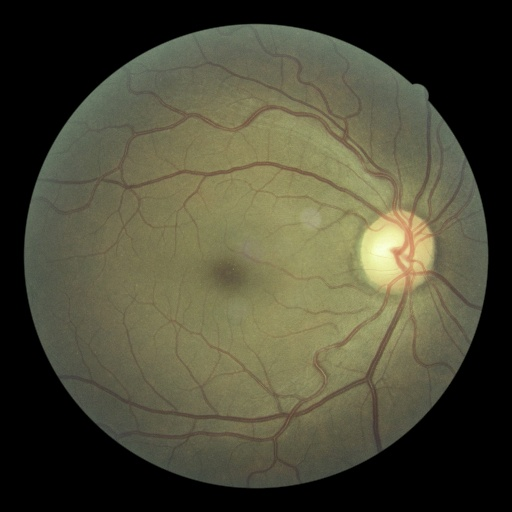
#> input picture use_this/archive/dataset_split_with_odir/test/diabetic_retinopathy/orig_10007_right.jpeg, 512 x 512 px
$ python -i fundus_ops.py   (imports and definitions only)
#> lines starting #> are read from the running program, lines starting #| are printed output that depends on the picture; after the words box and inside, x2 and y2 are one past the last pixel; in counts of white or black regions, pixels touching at a corner belong together
#> further down, picture is the input picture: shape (512, 512, 3); mean B, G, R 55.3, 74.4, 76.1
from __future__ import annotations

from pathlib import Path

import cv2
import numpy as np


def read_image_bgr(image_path: str | Path) -> np.ndarray:
    image_bgr = cv2.imread(str(image_path), cv2.IMREAD_COLOR)
    if image_bgr is None:
        raise ValueError(f"Could not read image: {image_path}")
    return image_bgr


def decode_image_bytes(image_bytes: bytes) -> np.ndarray:
    image_array = np.frombuffer(image_bytes, dtype=np.uint8)
    image_bgr = cv2.imdecode(image_array, cv2.IMREAD_COLOR)
    if image_bgr is None:
        raise ValueError("Could not decode the uploaded retinal image.")
    return image_bgr


def crop_fundus_circle(image_bgr: np.ndarray) -> np.ndarray:
    gray = cv2.cvtColor(image_bgr, cv2.COLOR_BGR2GRAY)
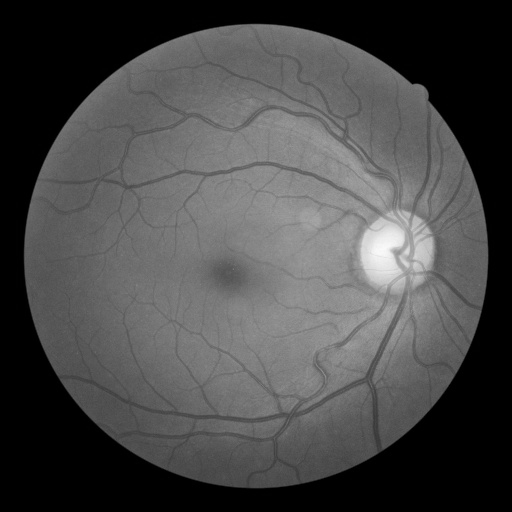
#> gray: shape (512, 512); min 0, max 250, mean 72.7
    _, thresh = cv2.threshold(gray, 10, 255, cv2.THRESH_BINARY)
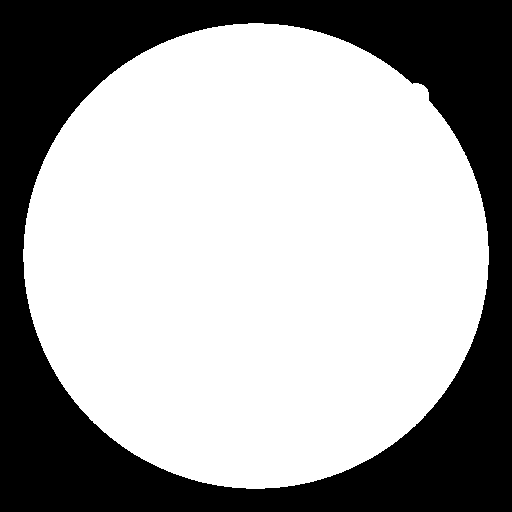
#> thresh: shape (512, 512); 64.9% white; 1 black region
    contours, _ = cv2.findContours(thresh, cv2.RETR_EXTERNAL, cv2.CHAIN_APPROX_SIMPLE)
#> contours = 1 contour; box (x1, y1, x2, y2) and area: (23, 23, 489, 489) 169544
    if not contours:
        return image_bgr

    contour = max(contours, key=cv2.contourArea)
#> contour = contour of 688 points, box (x1, y1, x2, y2) (23, 23, 489, 489), area 169544
    x, y, w, h = cv2.boundingRect(contour)
#> x = 23; y = 23; w = 466; h = 466
    side = max(w, h)
#> side = 466
    center_x = x + w // 2
#> center_x = 256
    center_y = y + h // 2
#> center_y = 256

    start_x = max(0, center_x - side // 2)
#> start_x = 23
    start_y = max(0, center_y - side // 2)
#> start_y = 23
    side = min(side, image_bgr.shape[1] - start_x, image_bgr.shape[0] - start_y)
    cropped = image_bgr[start_y:start_y + side, start_x:start_x + side]
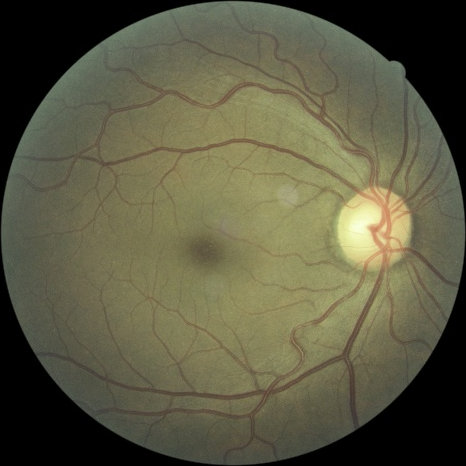
#> cropped: shape (466, 466, 3); mean B, G, R 66.7, 89.9, 91.8
    return cropped if cropped.size else image_bgr


def apply_clahe(image_bgr: np.ndarray) -> np.ndarray:
    lab = cv2.cvtColor(image_bgr, cv2.COLOR_BGR2LAB)
#> lab: shape (466, 466, 3); mean of channels 0, 1, 2 95.2, 124.8, 141
    clahe = cv2.createCLAHE(clipLimit=2.0, tileGridSize=(8, 8))
    lab[:, :, 0] = clahe.apply(lab[:, :, 0])
#> lab: shape (466, 466, 3); mean of channels 0, 1, 2 100.3, 124.8, 141
    return cv2.cvtColor(lab, cv2.COLOR_LAB2BGR)
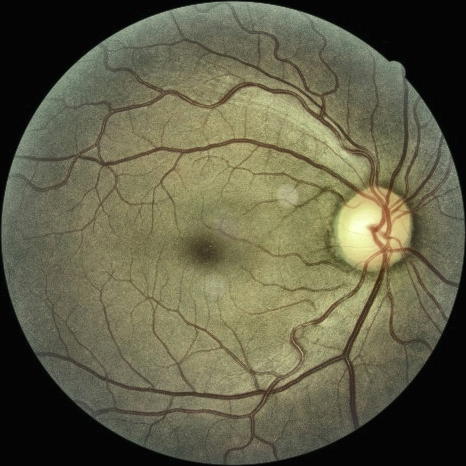
#> returned value: shape (466, 466, 3); mean B, G, R 72, 95.4, 97.2


def apply_unsharp_mask(image_bgr: np.ndarray) -> np.ndarray:
    blurred = cv2.GaussianBlur(image_bgr, (0, 0), sigmaX=2.0)
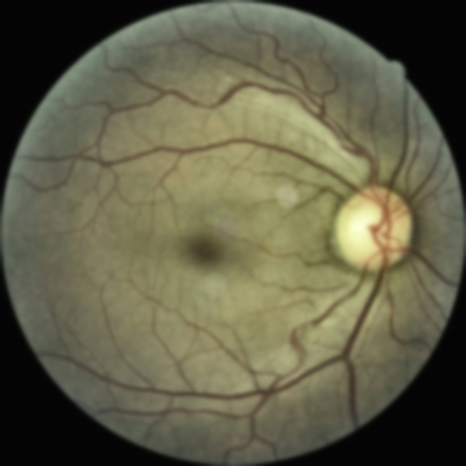
#> blurred: shape (466, 466, 3); mean B, G, R 72, 95.4, 97.2
    return cv2.addWeighted(image_bgr, 1.40, blurred, -0.40, 0)


def preprocess_fundus_bgr(image_bgr: np.ndarray) -> np.ndarray:
    image_bgr = crop_fundus_circle(image_bgr)
    image_bgr = apply_clahe(image_bgr)
    image_bgr = apply_unsharp_mask(image_bgr)
    return image_bgr

>>> import cv2
>>> picture = cv2.imread('../../use_this/archive/dataset_split_with_odir/test/diabetic_retinopathy/orig_10007_right.jpeg')
>>> result = preprocess_fundus_bgr(picture)

$ run again, on use_this/archive/dataset_split_with_odir/test/diabetic_retinopathy/orig_10013_right.jpeg
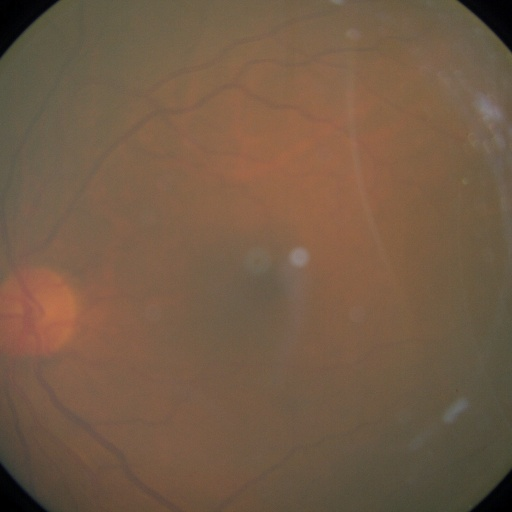
#> input picture use_this/archive/dataset_split_with_odir/test/diabetic_retinopathy/orig_10013_right.jpeg, 512 x 512 px
#> picture is the input picture: shape (512, 512, 3); mean B, G, R 69.6, 90.8, 115.1
#> in crop_fundus_circle, `_, thresh = cv2.threshold(gray, 10, 255, cv2.THRESH_BINARY)`:
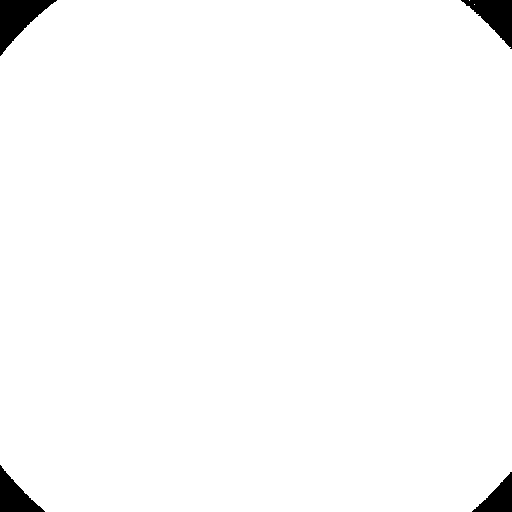
#> thresh: shape (512, 512); 98.3% white; 4 black regions
#> contours = 3 contours, 2 with area under 20; largest, box (x1, y1, x2, y2) and area: (0, 0, 512, 512) 256710
#> contour = contour of 124 points, box (x1, y1, x2, y2) (0, 0, 512, 512), area 256710
#> x = 0; w = 512
#> center_x = 256
#> start_x = 0
#> in apply_clahe, `return cv2.cvtColor(lab, cv2.COLOR_LAB2BGR)`:
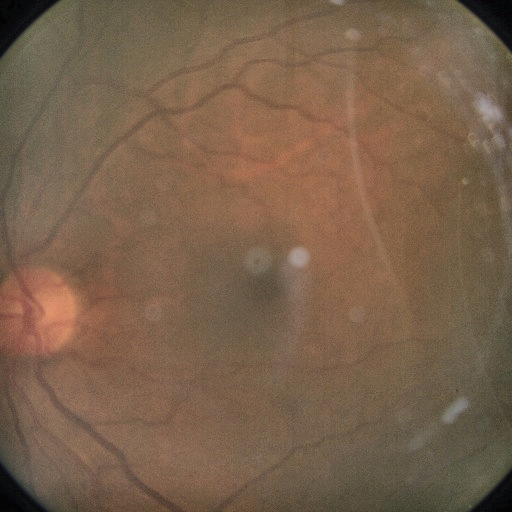
#> returned value: shape (512, 512, 3); mean B, G, R 75.5, 96.8, 121.4

$ run again, on use_this/archive/dataset_split_with_odir/test/diabetic_retinopathy/orig_10014_right.jpeg
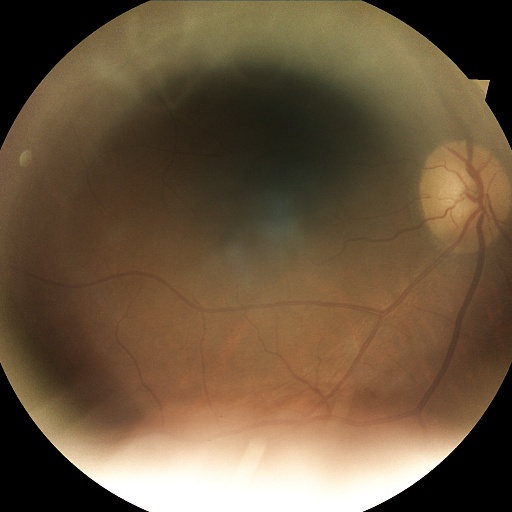
#> input picture use_this/archive/dataset_split_with_odir/test/diabetic_retinopathy/orig_10014_right.jpeg, 512 x 512 px
#> picture is the input picture: shape (512, 512, 3); mean B, G, R 62.7, 87, 107.4
#> in crop_fundus_circle, `_, thresh = cv2.threshold(gray, 10, 255, cv2.THRESH_BINARY)`:
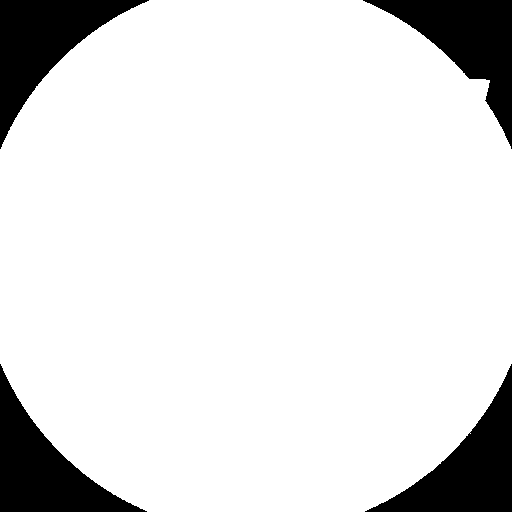
#> thresh: shape (512, 512); 87.6% white; 4 black regions
#> contours = 1 contour; box (x1, y1, x2, y2) and area: (0, 0, 512, 512) 228747
#> contour = contour of 452 points, box (x1, y1, x2, y2) (0, 0, 512, 512), area 228747
#> x = 0; w = 512
#> center_x = 256
#> start_x = 0
#> in apply_clahe, `return cv2.cvtColor(lab, cv2.COLOR_LAB2BGR)`:
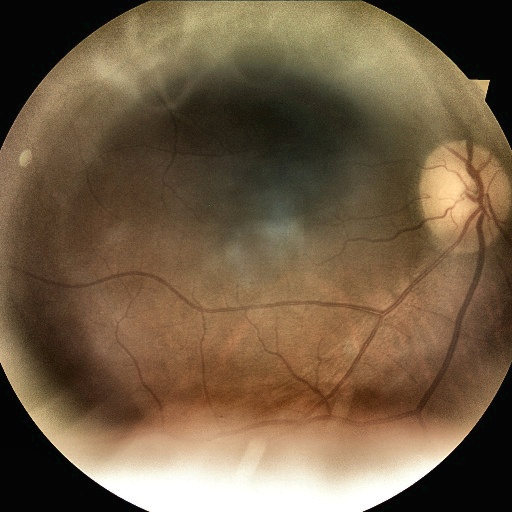
#> returned value: shape (512, 512, 3); mean B, G, R 68.8, 93.4, 114

$ run again, on use_this/archive/dataset_split_with_odir/test/diabetic_retinopathy/orig_100_right.jpeg
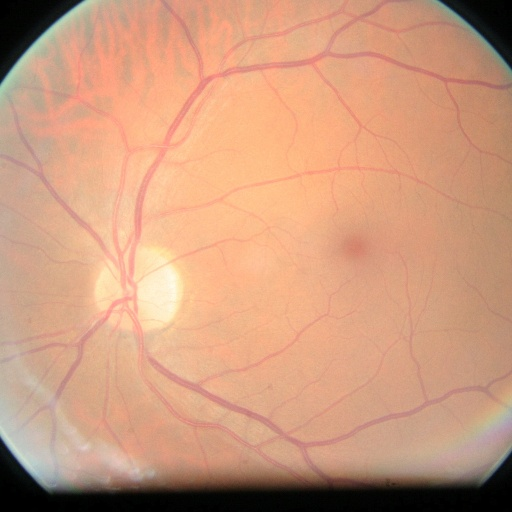
#> input picture use_this/archive/dataset_split_with_odir/test/diabetic_retinopathy/orig_100_right.jpeg, 512 x 512 px
#> picture is the input picture: shape (512, 512, 3); mean B, G, R 125.4, 154.6, 204.8
#> in crop_fundus_circle, `_, thresh = cv2.threshold(gray, 10, 255, cv2.THRESH_BINARY)`:
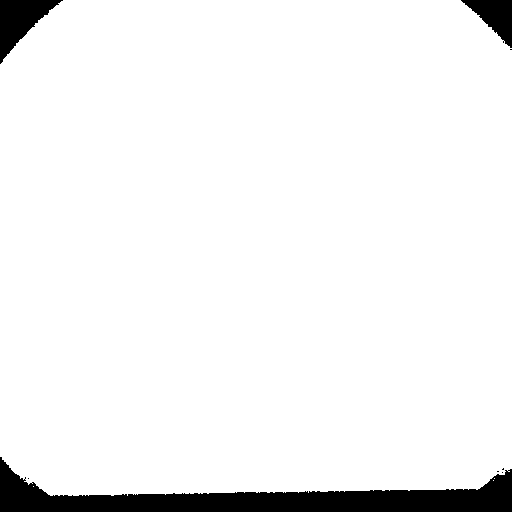
#> thresh: shape (512, 512); 94.5% white; 8 black regions (5 under 20 px)
#> contours = 4 contours, 3 with area under 20; largest, box (x1, y1, x2, y2) and area: (0, 0, 512, 496) 246882
#> contour = contour of 352 points, box (x1, y1, x2, y2) (0, 0, 512, 496), area 246882
#> x = 0; w = 512; h = 496
#> side = 512
#> center_x = 256
#> center_y = 248
#> start_x = 0
#> in apply_clahe, `return cv2.cvtColor(lab, cv2.COLOR_LAB2BGR)`:
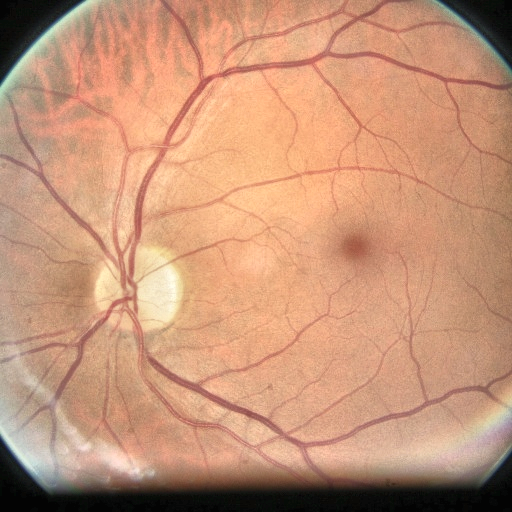
#> returned value: shape (512, 512, 3); mean B, G, R 119.3, 148.3, 197.6
